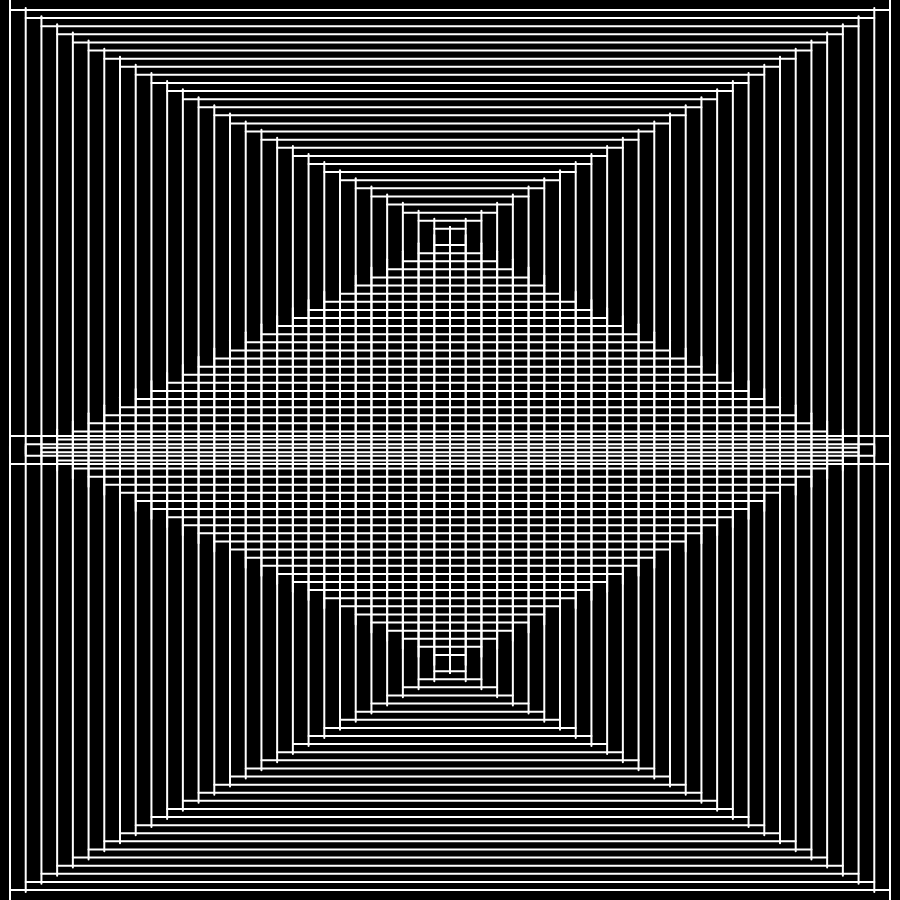
Frame 1 (no input)
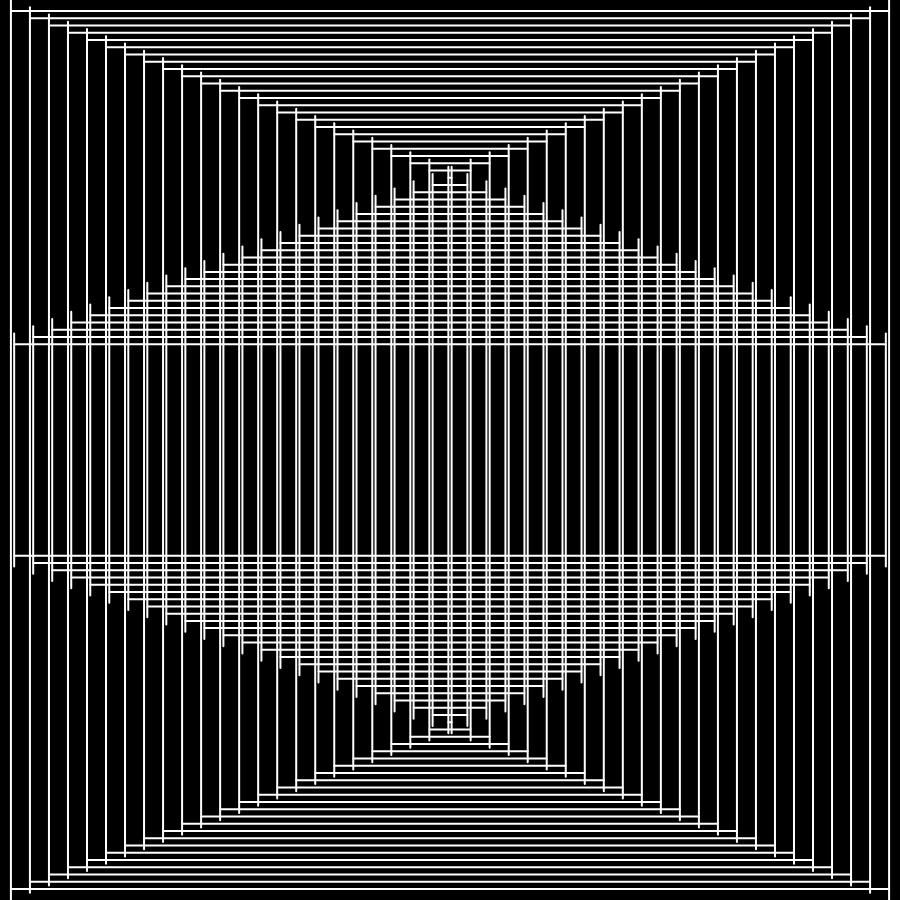
Frame 60 (no input)
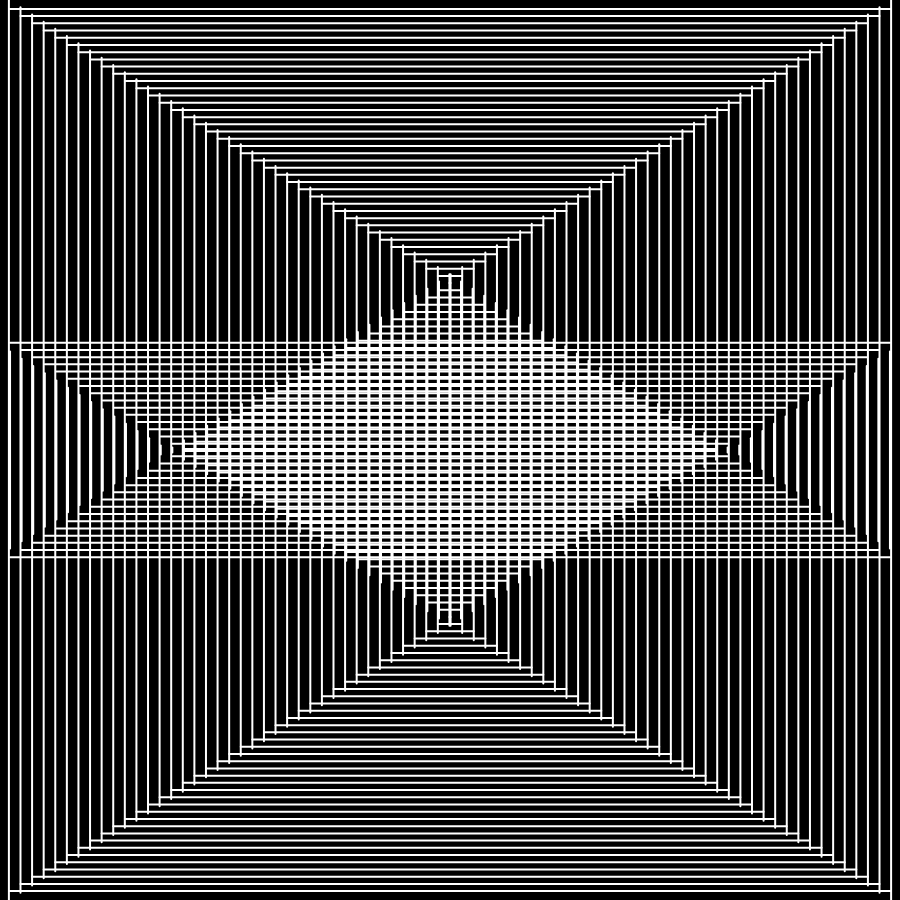
Frame 120 (the mouse pressed at the canvas centre since frame 60)

The p5.js sketch that drew these frames (run headless with seeded random() and noise() and a simulated clock; from frame 60 on, the mouse is pressed at the canvas centre):

// p5.js sketch
// ── sketch.js
let iIncrement, jDecrement;
let currentFPS = 1;
let currentInt = 10;

function setup() {
  createCanvas(900, 900);
  frameRate(60);
  iIncrement = random(5, 20);
  jDecrement = random(5, 20);
}

function draw() {
  background(0);
  strokeWeight(2);
  for (
    let i = currentInt, j = height - currentInt;
    i < height && j > 0;
    i += iIncrement, j -= jDecrement
  ) {
    stroke(255);
    line(i, height - j - currentInt, i, j + currentInt);
    line(width - i, height - j - currentInt, width - i, j + currentInt);
    line(i, height - j, width - i, height - j);
    line(i, j, width - i, j);
  }
  if (frameCount % currentFPS == 0) {
    iIncrement = random(5, 20);
    jDecrement = random(5, 20);
    currentInt = random(5, 20);
  }
}

function keyPressed() {
  if (keyCode === LEFT_ARROW && currentFPS <= 60) {
    currentFPS++;
  } else if (keyCode === RIGHT_ARROW && currentFPS >= 1) {
    currentFPS--;
  }
}
